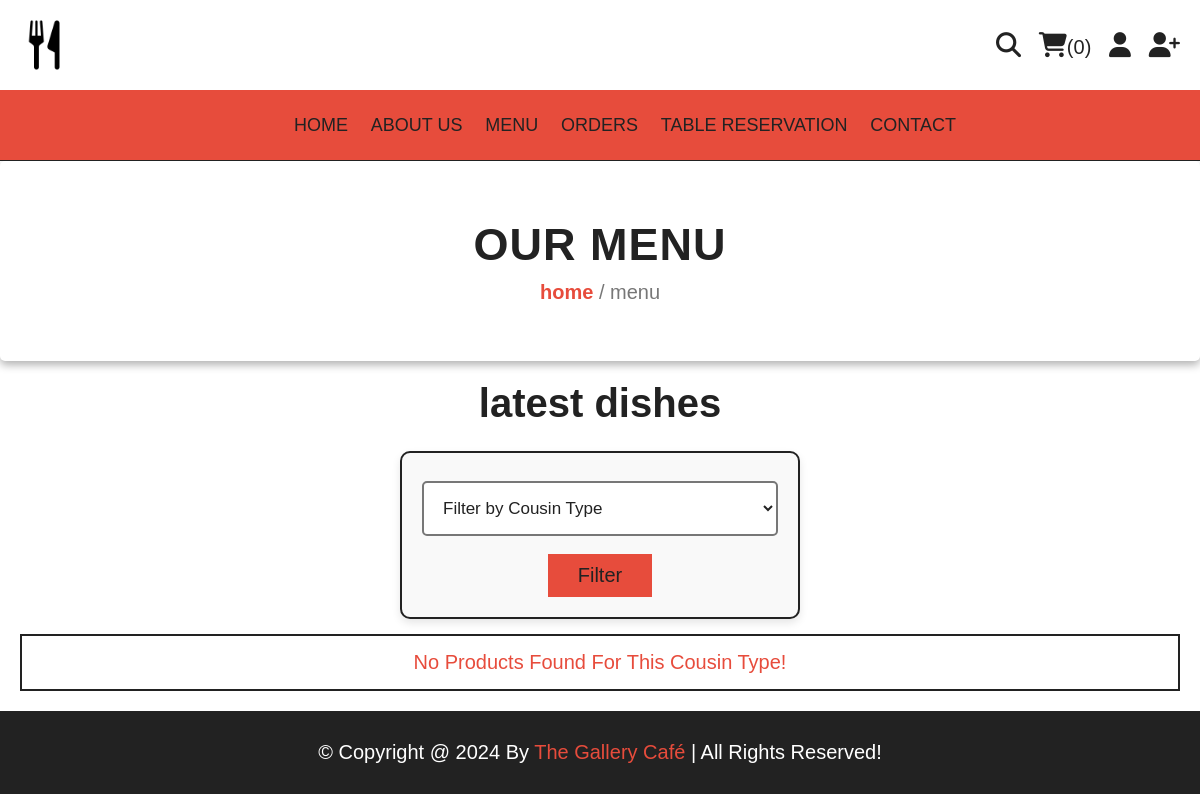
Page /menu.php on the earlier database version.
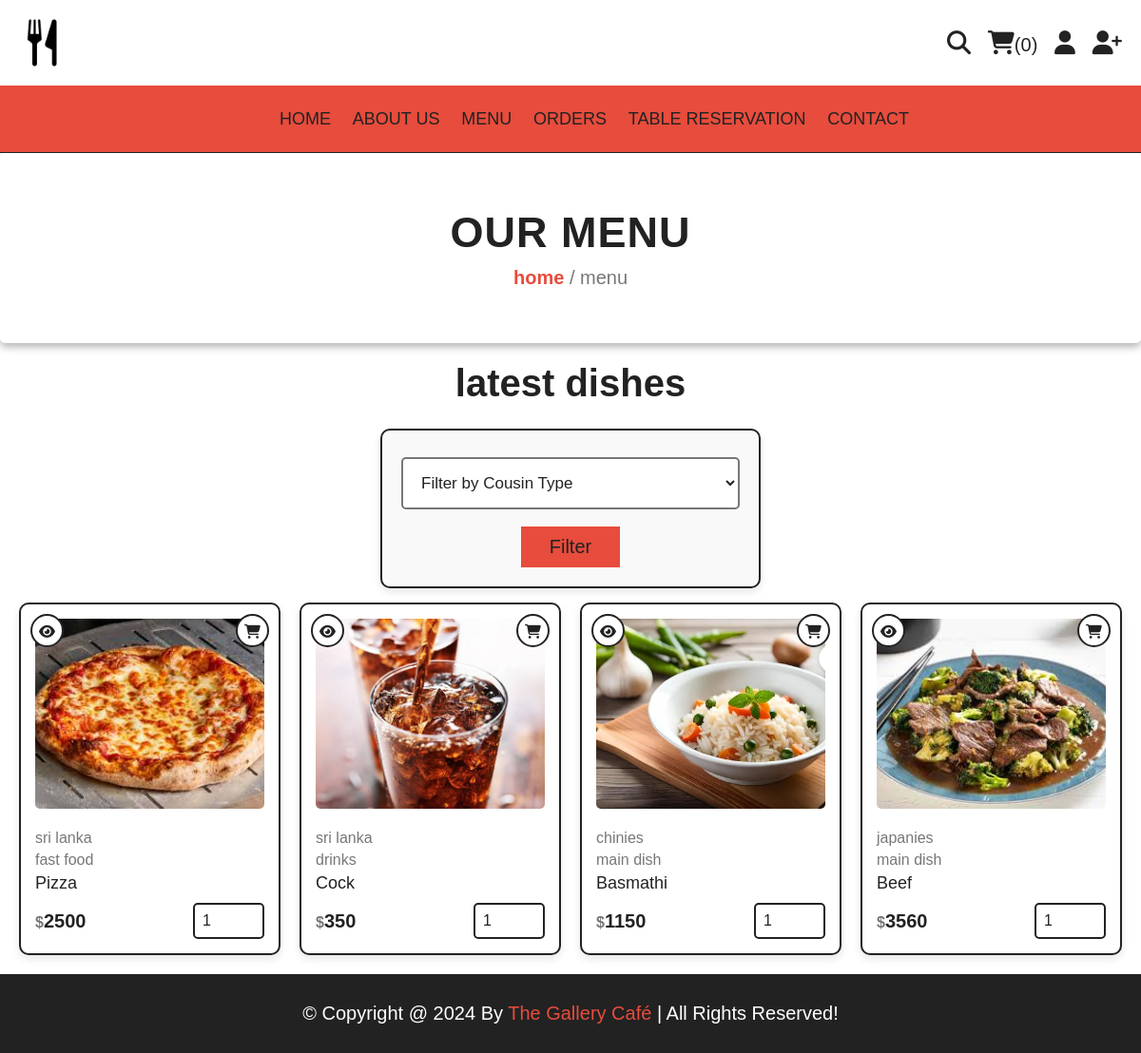
Same page on the later database version.
### tables this page shows
CREATE TABLE `products` (
  `id` int(100) NOT NULL,
  `name` varchar(100) NOT NULL,
  `category` varchar(100) NOT NULL,
  `cousin_type` varchar(255) NOT NULL,
  `price` int(10) NOT NULL,
  `image` varchar(100) NOT NULL
);

### menu.php (the view, shortened to what this page needs)
<?php
include 'components/connect.php';
?>
<!DOCTYPE html>
<html lang="en">
<head>
   <link rel="stylesheet" href="https://cdnjs.cloudflare.com/ajax/libs/font-awesome/6.1.1/css/all.min.css">
   <link rel="stylesheet" href="css/style.css">
</head>
<body>
<?php include 'components/navbar.php'; ?>
<?php include 'components/navlinks.php'; ?>
<div class="heading">
   <h3>our menu</h3>
   <p><a href="home.php">home</a> <span> / menu</span></p>
</div>
<section class="products">
   <h1 class="title">latest dishes</h1>
   <div class="form-container" style="margin-bottom:15px;">
      <div class="flex">
         <form action="" method="post">
            <select name="cousin_type" class="box" required>
               <option value="" disabled selected>Filter by Cousin Type</option>
            </select>
            <input type="submit" value="Filter" name="submit" class="btn">
         </form>
      </div>
   </div>
   <div class="box-container">
      <?php
         if (isset($_POST['submit']) && !empty($_POST['cousin_type'])) {
            $cousin_type = $_POST['cousin_type'];
            $cousin_type = filter_var($cousin_type, FILTER_SANITIZE_STRING);
            $select_products = $conn->prepare("SELECT * FROM `products` WHERE cousin_type = ?");
            $select_products->execute([$cousin_type]);
         } else {
            $select_products = $conn->prepare("SELECT * FROM `products`");
            $select_products->execute();
         }
         if($select_products->rowCount() > 0){
            while($fetch_products = $select_products->fetch(PDO::FETCH_ASSOC)){
      ?>
      <form action="" method="post" class="box">
         <a href="quick_view.php?pid=<?= $fetch_products['id']; ?>" class="fas fa-eye"></a>
         <button type="submit" class="fas fa-shopping-cart" name="add_to_cart"></button>
         <img src="uploaded_img/<?= $fetch_products['image']; ?>" alt="">
         <div class="flex">
            <a href="cousin_type.php?cousin_type=<?= $fetch_products['cousin_type']; ?>" class="cat"><?= $fetch_products['cousin_type']; ?></a>
         </div>
         <a href="category.php?category=<?= $fetch_products['category']; ?>" class="cat"><?= $fetch_products['category']; ?></a>
         <div class="name"><?= $fetch_products['name']; ?></div>
         <div class="flex">
            <div class="price"><span>$</span><?= $fetch_products['price']; ?></div>
            <input type="number" name="qty" class="qty" min="1" max="99" value="1" maxlength="2">
         </div>
      </form>
      <?php
            }
         }else{
            echo '<p class="empty">no products found for this cousin type!</p>';
         }
      ?>
   </div>
</section>
<?php include 'components/footer.php'; ?>
</body>
</html>

### components/navbar.php (shortened to what this page needs)
<header class="headertop">
   <section class="flex">
      <img src="images/logo.png" class="logo" alt="">
      <div class="icons">
         <?php
            $count_cart_items = $conn->prepare("SELECT * FROM `cart` WHERE user_id = ?");
            $count_cart_items->execute([$user_id]);
            $total_cart_items = $count_cart_items->rowCount();
         ?>
         <a href="search.php"><i class="fas fa-search"></i></a>
         <a href="cart.php"><i class="fas fa-shopping-cart"></i><span>(<?= $total_cart_items; ?>)</span></a>
         <?php
            $select_profile = $conn->prepare("SELECT * FROM `users` WHERE id = ?");
            $select_profile->execute([$user_id]);
            if($select_profile->rowCount() > 0){
               $fetch_profile = $select_profile->fetch(PDO::FETCH_ASSOC);
         ?>
         <a href="login.php"><i class="fas fa-user"></i></a>
         <a href="register.php"><i class="fas fa-user-plus"></i></a>
         <a href="profile.php"><i class="fa-solid fa-address-card"></i></a>
         <a href="components/user_logout.php" onclick="return confirm('logout from this website?');" class="delete-btn">logout</a>
         <?php
            }else{
         ?>
            <a href="login.php"><i class="fas fa-user"></i></a>
            <a href="register.php"><i class="fas fa-user-plus"></i></a>
         <?php
          }
         ?>
      </div>
   </section>
</header>

### components/navlinks.php (shortened to what this page needs)
<header class="header">
   <section class="flex">
      <a href="home.php" class="logo"></a>
      <nav class="navbar">
         <a href="home.php">Home</a>
         <a href="about.php">About Us</a>
         <a href="menu.php">Menu</a>
         <a href="orders.php">Orders</a>
         <a href="table_reservation.php">Table Reservation</a>
         <a href="contact.php">Contact</a>
      </nav>
   </section>
</header>

### components/footer.php
<footer class="footer">
   <div class="credit">&copy; copyright @ <?= date('Y'); ?> by <span>The Gallery Café</span> | all rights reserved!</div>
</footer>

Differences in the rows shown:
added products: image (picture), cousin_type "sri lanka", category "fast food", name "Pizza", price "2500"
added products: image (picture), cousin_type "sri lanka", category "drinks", name "Cock", price "350"
added products: image (picture), cousin_type "chinies", category "main dish", name "Basmathi", price "1150"
added products: image (picture), cousin_type "japanies", category "main dish", name "Beef", price "3560"
Other differences:
text no longer shown: "No Products Found For This Cousin Type!"
